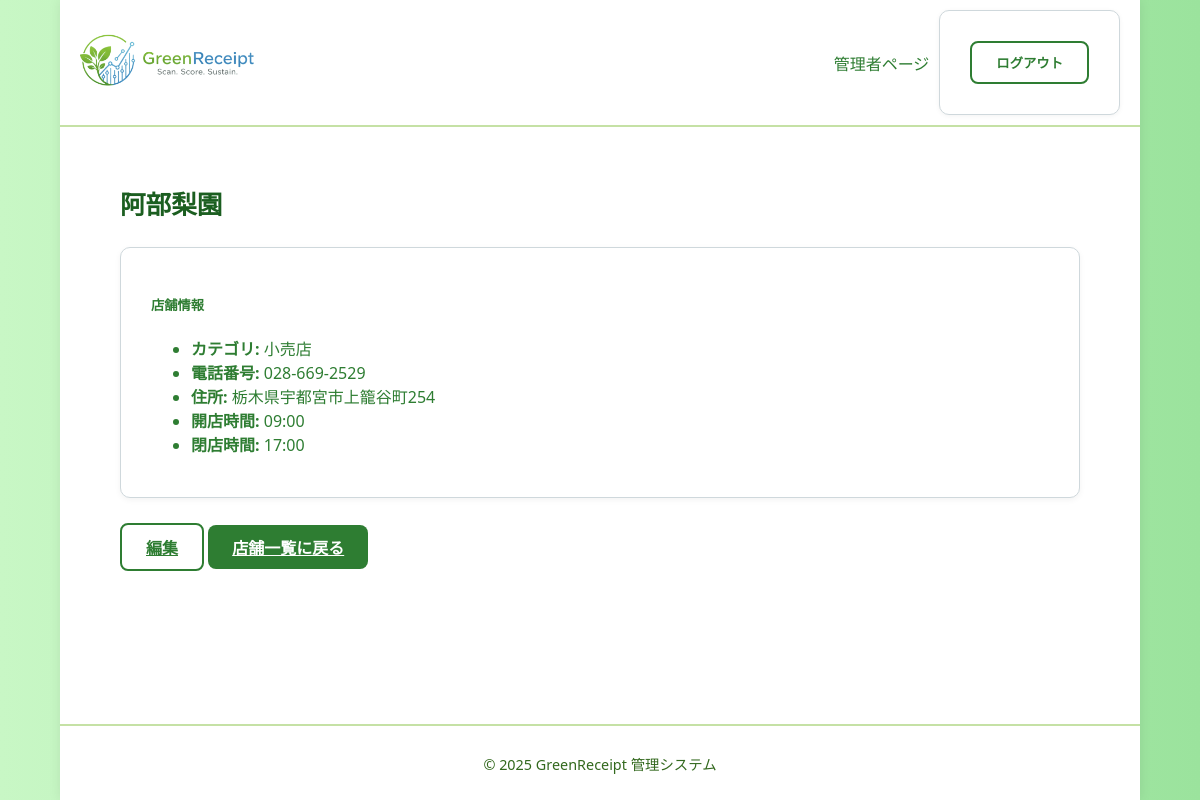
Page /staff/stores/6/ (signed in) on the earlier database version.
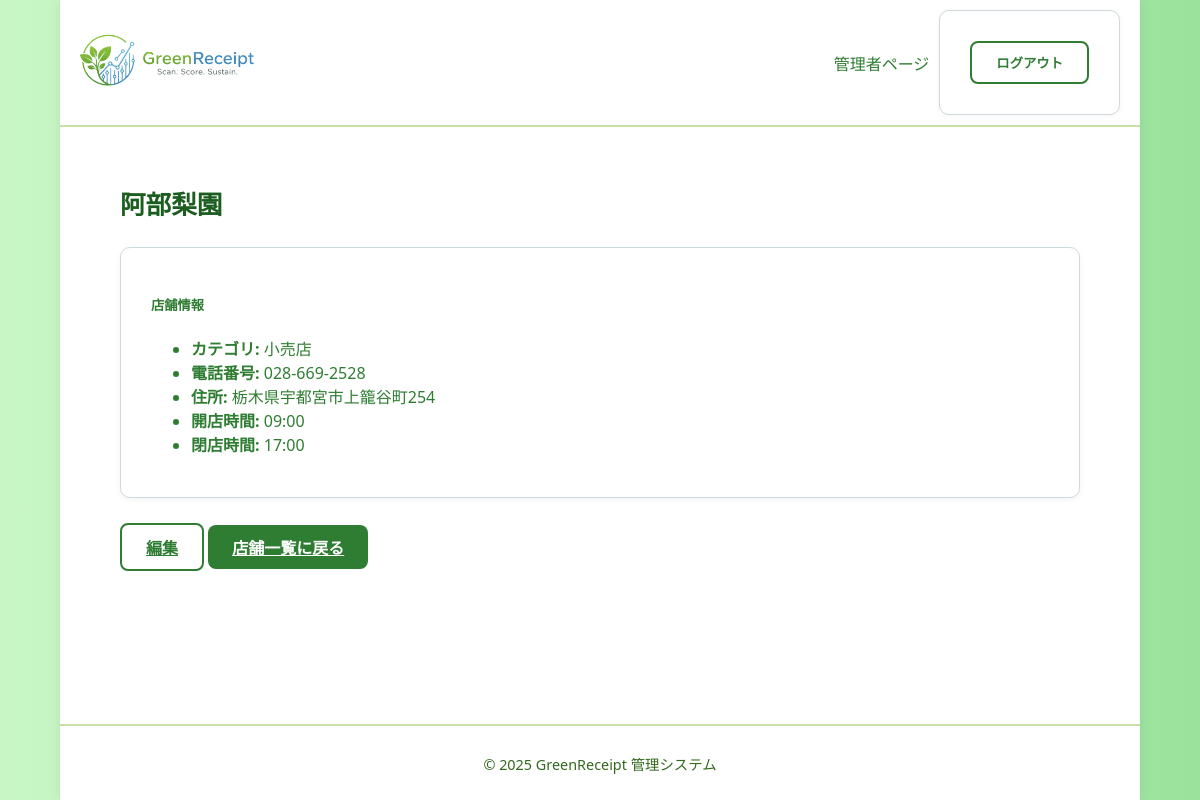
Same page on the later database version.
### core/models.py (models this page shows, shortened)
class Store(models.Model):
    store_id = models.AutoField(primary_key=True, verbose_name='店舗ID')
    store_name = models.CharField(max_length=64, verbose_name='店舗名')
    CATEGORY_CHOICES = [
        ('restaurant', '飲食店'),
        ('retail', '小売店'),
        ('service', 'サービス業'),
        ('other', 'その他'),
    ]
    category = models.CharField(max_length=64, choices=CATEGORY_CHOICES, verbose_name='カテゴリ')
    tel = models.CharField(max_length=32, blank=True, verbose_name='電話番号')
    address = models.CharField(max_length=255, verbose_name='住所')
    open_time = models.TimeField(verbose_name='開店時間', null=True, blank=True)
    close_time = models.TimeField(verbose_name='閉店時間', null=True, blank=True)
    lat = models.FloatField(verbose_name='緯度', default=0.0)
    lng = models.FloatField(verbose_name='経度', default=0.0)
    class Meta:
        verbose_name = '加盟店'
        verbose_name_plural = '加盟店'

### core/views.py (the view)
# urls.py: path("staff/stores/<int:store_id>/", views.store_detail, name="store_detail"),
@staff_member_required
def store_detail(request, store_id):
    store = get_object_or_404(Store, store_id=store_id)
    context = {
        'store': store
    }
    return render(request, 'admin/store_detail.html', context)

### core/templates/admin/store_detail.html (shortened to what this page needs)
{% extends 'admin/admin_base.html' %}
{% block content %}
  <main class="dashboard-main">
    <div class="dashboard-container">
      <h1>{{ store.store_name }}</h1>
      <div class="card">
        <div class="card-body">
          <h5 class="card-title">店舗情報</h5>
          <ul class="list-group list-group-flush">
            <li class="list-group-item"><strong>カテゴリ:</strong> {{ store.get_category_display }}</li>
            <li class="list-group-item"><strong>電話番号:</strong> {{ store.tel }}</li>
            <li class="list-group-item"><strong>住所:</strong> {{ store.address }}</li>
            <li class="list-group-item"><strong>開店時間:</strong> {{ store.open_time|time:"H:i" }}</li>
            <li class="list-group-item"><strong>閉店時間:</strong> {{ store.close_time|time:"H:i" }}</li>
          </ul>
        </div>
      </div>
      <a href="{% url 'core:store_edit' store.store_id %}" class="btn btn-secondary mt-3">編集</a>
      <a href="{% url 'core:store_list' %}" class="btn btn-primary mt-3">店舗一覧に戻る</a>
    </div>
  </main>
{% endblock %}

Differences in the rows shown:
changed Store "阿部梨園": tel "028-669-2529" → "028-669-2528"
